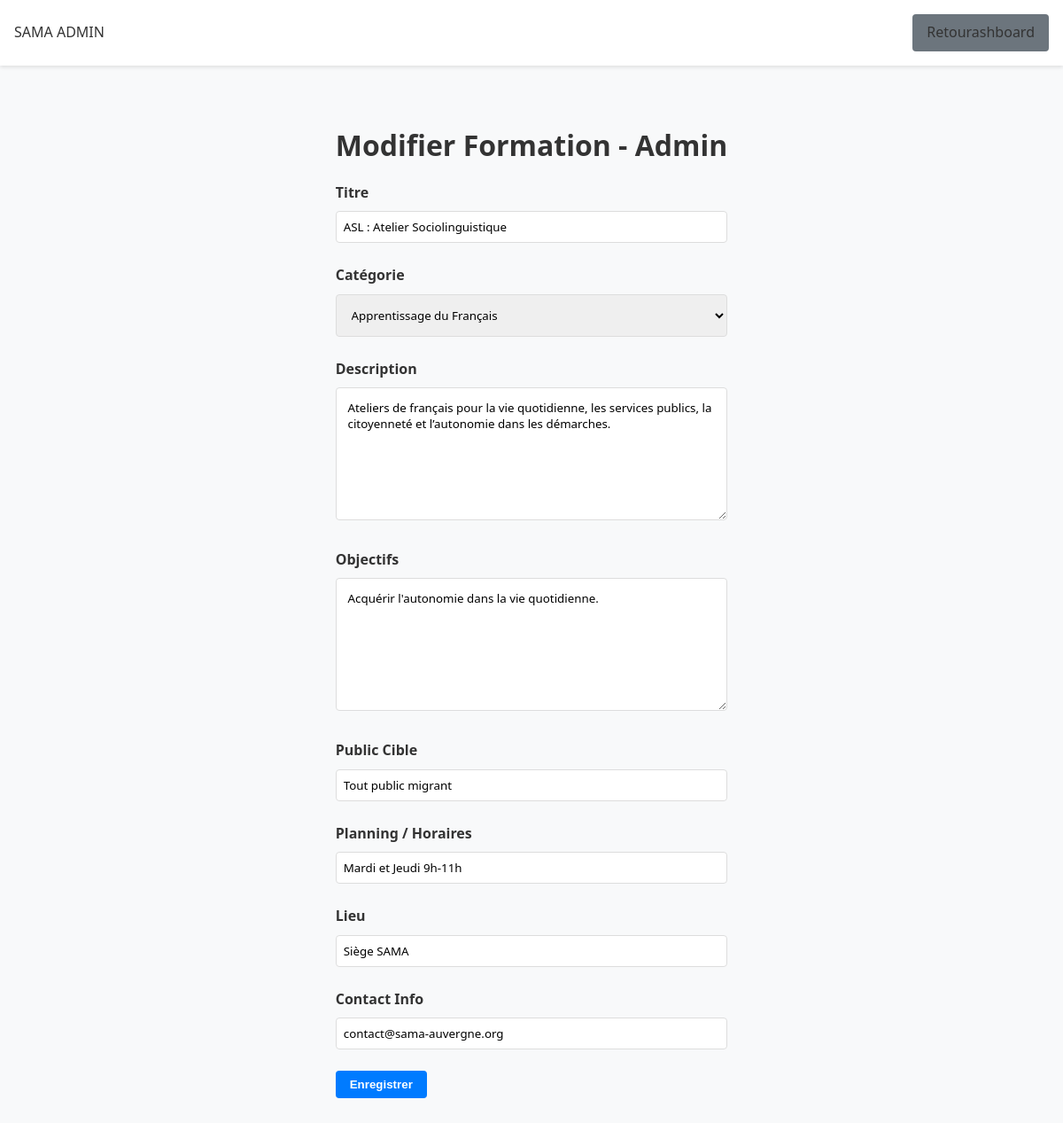
The page /public/admin/workshop/edit/1 (signed in) on the database its author committed.
### tables this page shows
CREATE TABLE IF NOT EXISTS workshops (
    id INT AUTO_INCREMENT PRIMARY KEY,
    title VARCHAR(100) NOT NULL,
    description TEXT,
    objectives TEXT,
    target_audience TEXT,
    schedule VARCHAR(255),
    location VARCHAR(255),
    contact_info VARCHAR(255),
    category_id INT,
    created_at TIMESTAMP DEFAULT CURRENT_TIMESTAMP,
    FOREIGN KEY (category_id) REFERENCES categories(id) ON DELETE SET NULL
);

### public/index.php (called while the page is built, shortened)
<?php
spl_autoload_register(function ($class) {
    $prefix = 'App\\';
    $base_dir = __DIR__ . '/../src/';
    $len = strlen($prefix);
    $relative_class = substr($class, $len);
    $file = $base_dir . str_replace('\\', '/', $relative_class) . '.php';
});
$router = new Router();
$url = isset($_GET['url']) ? $_GET['url'] : '';
$router->dispatch($url);

### src/Controllers/AdminController.php (called while the page is built, shortened)
<?php
class AdminController extends Controller {
    public function workshopEdit($id) {
        $workshopRepo = new \App\Repositories\WorkshopRepository();
        $workshop = $workshopRepo->findById($id);
        $catRepo = new \App\Repositories\CategoryRepository();
        $categories = $catRepo->findAll();
        $this->view('admin/workshop_form', ['title' => 'Modifier Formation - Admin', 'workshop' => $workshop, 'categories' => $categories]);
    }
}

### src/Repositories/WorkshopRepository.php (called while the page is built, shortened)
<?php
class WorkshopRepository {
    private $db;
    public function __construct() {
        $this->db = Database::getInstance();
    }
    public function findById($id) {
        $stmt = $this->db->prepare("SELECT w.*, c.name as category_name FROM workshops w LEFT JOIN categories c ON w.category_id = c.id WHERE w.id = :id");
        $stmt->execute(['id' => $id]);
        $row = $stmt->fetch(PDO::FETCH_ASSOC);
        if ($row) {
            return new Workshop($row);
        }
        return null;
    }
}

### src/Config/Database.php (called while the page is built, shortened)
<?php
class Database {
    private static $instance = null;
    private $host = '127.0.0.1';
    private $db_name = 'sama_db';
    private $username = 'root';
    private $password = '';
    private function __construct() {
        try {
            $dsn = "mysql:host=" . $this->host . ";dbname=" . $this->db_name . ";charset=utf8mb4";
            $this->pdo = new PDO($dsn, $this->username, $this->password);
        } catch(PDOException $e) {
            die("Erreur de connexion à la base de données : " . $e->getMessage());
        }
    }
    public static function getInstance() {
        if (self::$instance === null) {
            self::$instance = new Database();
        }
        return self::$instance->pdo;
    }
}

### src/Entities/Workshop.php (called while the page is built, shortened)
<?php
class Workshop {
    private $id;
    private $title;
    private $description;
    private $objectives;
    private $target_audience;
    private $schedule;
    private $location;
    private $contact_info;
    private $category_id;
    public function hydrate(array $data) {
        foreach ($data as $key => $value) {
            $method = 'set' . str_replace('_', '', ucwords($key, '_'));
        }
    }
    public function getId() { return $this->id; }
    public function getTitle() { return $this->title; }
    public function getDescription() { return $this->description; }
    public function getObjectives() { return $this->objectives; }
    public function getTargetAudience() { return $this->target_audience; }
    public function getSchedule() { return $this->schedule; }
    public function getLocation() { return $this->location; }
    public function getContactInfo() { return $this->contact_info; }
    public function getCategoryId() { return $this->category_id; }
    public function setId($id) { $this->id = $id; }
    public function setTitle($title) { $this->title = $title; }
}

### src/Repositories/CategoryRepository.php (called while the page is built, shortened)
<?php
class CategoryRepository {
    private $db;
    public function __construct() {
        $this->db = Database::getInstance();
    }
    public function findAll() {
        $stmt = $this->db->query("SELECT * FROM categories ORDER BY name ASC");
        $results = $stmt->fetchAll(PDO::FETCH_ASSOC);
        $categories = [];
        foreach ($results as $row) {
            $categories[] = new Category($row);
        }
        return $categories;
    }
}

### src/Entities/Category.php (called while the page is built, shortened)
<?php
class Category {
    private $id;
    private $name;
    public function getId() {
        return $this->id;
    }
    public function getName() {
        return $this->name;
    }
    public function __construct($data = []) {
        if (!empty($data)) {
            $this->id = $data['id'] ?? null;
            $this->name = $data['name'] ?? null;
        }
    }
}

### src/Views/admin/workshop_form.php (the view, shortened to what this page needs)
<!DOCTYPE html>
<html lang="fr">
<head>
    <link rel="stylesheet" href="/Sama/public/css/style.css">
</head>
<body>
    <header class="main-header">
        <div class="container">
            <div class="logo">SAMA ADMIN</div>
            <nav class="main-nav">
                <a href="/Sama/public/admin/dashboard" class="btn btn-secondary">Retourashboard</a>
            </nav>
        </div>
    </header>
    <main class="form-container">
        <h1><?= $title ?></h1>
        <?php
            $action = isset($workshop) ? "/Sama/public/admin/workshop/update/" . (is_object($workshop) ? $workshop->getId() : $workshop['id']) : "/Sama/public/admin/workshop/store";
        ?>
        <form action="<?= $action ?>" method="POST">
            <div class="form-group">
                <label>Titre</label>
                <input type="text" name="title" class="form-control" value="<?= isset($workshop) ? (is_object($workshop) ? $workshop->getTitle() : $workshop['title']) : '' ?>" required>
            </div>
            <div class="form-group">
                <label>Catégorie</label>
                <select name="category_id" class="form-control" required>
                    <?php foreach ($categories as $cat): ?>
                        <?php
                            $catId = is_object($cat) ? $cat->getId() : $cat['id'];
                            $catName = is_object($cat) ? $cat->getName() : $cat['name'];
                            $currentCatId = isset($workshop) ? (is_object($workshop) ? $workshop->getCategoryId() : $workshop['category_id']) : null;
                            $selected = ($currentCatId == $catId) ? 'selected' : '';
                        ?>
                        <option value="<?= $catId ?>" <?= $selected ?>><?= $catName ?></option>
                    <?php endforeach; ?>
                </select>
            </div>
            <div class="form-group">
                <label>Description</label>
                <textarea name="description" class="form-control" required><?= isset($workshop) ? (is_object($workshop) ? $workshop->getDescription() : $workshop['description']) : '' ?></textarea>
            </div>
            <div class="form-group">
                <label>Objectifs</label>
                <textarea name="objectives" class="form-control"><?= isset($workshop) ? (is_object($workshop) ? $workshop->getObjectives() : $workshop['objectives']) : '' ?></textarea>
            </div>
            <div class="form-group">
                <label>Public Cible</label>
                <input type="text" name="target_audience" class="form-control" value="<?= isset($workshop) ? (is_object($workshop) ? $workshop->getTargetAudience() : $workshop['target_audience']) : '' ?>">
            </div>
            <div class="form-group">
                <label>Planning / Horaires</label>
                <input type="text" name="schedule" class="form-control" value="<?= isset($workshop) ? (is_object($workshop) ? $workshop->getSchedule() : $workshop['schedule']) : '' ?>">
            </div>
            <div class="form-group">
                <label>Lieu</label>
                <input type="text" name="location" class="form-control" value="<?= isset($workshop) ? (is_object($workshop) ? $workshop->getLocation() : $workshop['location']) : '' ?>">
            </div>
            <div class="form-group">
                <label>Contact Info</label>
                <input type="text" name="contact_info" class="form-control" value="<?= isset($workshop) ? (is_object($workshop) ? $workshop->getContactInfo() : $workshop['contact_info']) : '' ?>">
            </div>
            <button type="submit" class="btn btn-primary">Enregistrer</button>
        </form>
    </main>
</body>
</html>

### src/Core/Router.php (shortened to what this page needs)
<?php
class Router {
    protected $routes = [];
    public function add($method, $route, $controller, $action) {
        $this->routes[] = [
            'method' => $method,
            'route' => $route,
            'controller' => $controller,
            'action' => $action
        ];
    }
    public function dispatch($url) {
        $method = $_SERVER['REQUEST_METHOD'];
        $url = trim($url, '/');
        foreach ($this->routes as $route) {
            $pattern = preg_replace('/\{([a-z]+)\}/', '(?P<\1>[a-zA-Z0-9-_]+)', $route['route']);
            $pattern = str_replace('/', '\/', $pattern);
            $pattern = '/^' . $pattern . '$/';
            if ($route['method'] == $method && preg_match($pattern, $url, $matches)) {
                $controllerName = "App\\Controllers\\" . $route['controller'];
                $actionName = $route['action'];
                $params = array_filter($matches, 'is_string', ARRAY_FILTER_USE_KEY);
                if (class_exists($controllerName)) {
                    $controller = new $controllerName();
                    if (method_exists($controller, $actionName)) {
                        call_user_func_array([$controller, $actionName], $params);
                        return;
                    }
                }
            }
        }
    }
}

### public/css/style.css (style rules this page uses)
:root { --primary-color: #007bff; --secondary-color: #6c757d; --success-color: #28a745; --danger-color: #dc3545; --warning-color: #ffc107; --background-color: #f8f9fa; --text-color: #333; --white: #fff; --light-grey: #e9ecef; --border-color: #ddd; --shadow-sm: 0 1px 3px rgba(0, 0, 0, 0.1); --shadow-md: 0 4px 6px rgba(0, 0, 0, 0.1); --spacing-unit: 1rem; }
* { box-sizing: border-box; margin: 0; padding: 0; }
body { font-family: 'Segoe UI', Tahoma, Geneva, Verdana, sans-serif; line-height: 1.6; color: var(--text-color); background-color: var(--background-color); display: flex; flex-direction: column; min-height: 100vh; }
h1, h2, h3, h4, h5, h6 { margin-bottom: 1rem; font-weight: 600; }
.container { max-width: 1200px; margin: 0 auto; padding: 0 var(--spacing-unit); }
.main-header { background: var(--white); box-shadow: 0 2px 4px rgba(0, 0, 0, 0.1); padding: 1rem 0; }
.main-header .container { display: flex; justify-content: space-between; align-items: center; }
.main-nav a { text-decoration: none; color: var(--text-color); font-weight: 500; }
.btn { display: inline-block; padding: 0.5rem 1rem; border-radius: 4px; text-decoration: none; font-weight: bold; cursor: pointer; border: none; transition: background-color 0.3s; }
.btn-primary { background-color: var(--primary-color); color: var(--white); }
.btn-secondary { background-color: var(--secondary-color); color: var(--white); }
.form-group { margin-bottom: 1rem; }
input[type="text"], input[type="email"], select, textarea { width: 100%; padding: 0.5rem; border: 1px solid var(--border-color); border-radius: 4px; font-family: inherit; }

### src/Views/admin/workshop_form.php (style rules this page uses)
.form-container { max-width: 800px; margin: 2rem auto; padding: 2rem; }
.form-group { margin-bottom: 1.5rem; }
.form-group label { display: block; margin-bottom: 0.5rem; font-weight: bold; }
.form-control { width: 100%; padding: 0.8rem; border: 1px solid #ddd; border-radius: 4px; }
textarea.form-control { height: 150px; }

### rows shown on the page
workshops: title "Modifier Formation - Admin", title "ASL : Atelier Sociolinguistique", description "Ateliers de français pour la vie quotidienne, les services publics, la citoyenneté et l’autonomie dans les démarches.", objectives "Acquérir l'autonomie dans la vie quotidienne.", target_audience "Tout public migrant", schedule "Mardi et Jeudi 9h-11h", location "Siège SAMA", contact_info "contact@sama-auvergne.org"

### other values the page prints
form field category_id "Apprentissage du Français"
